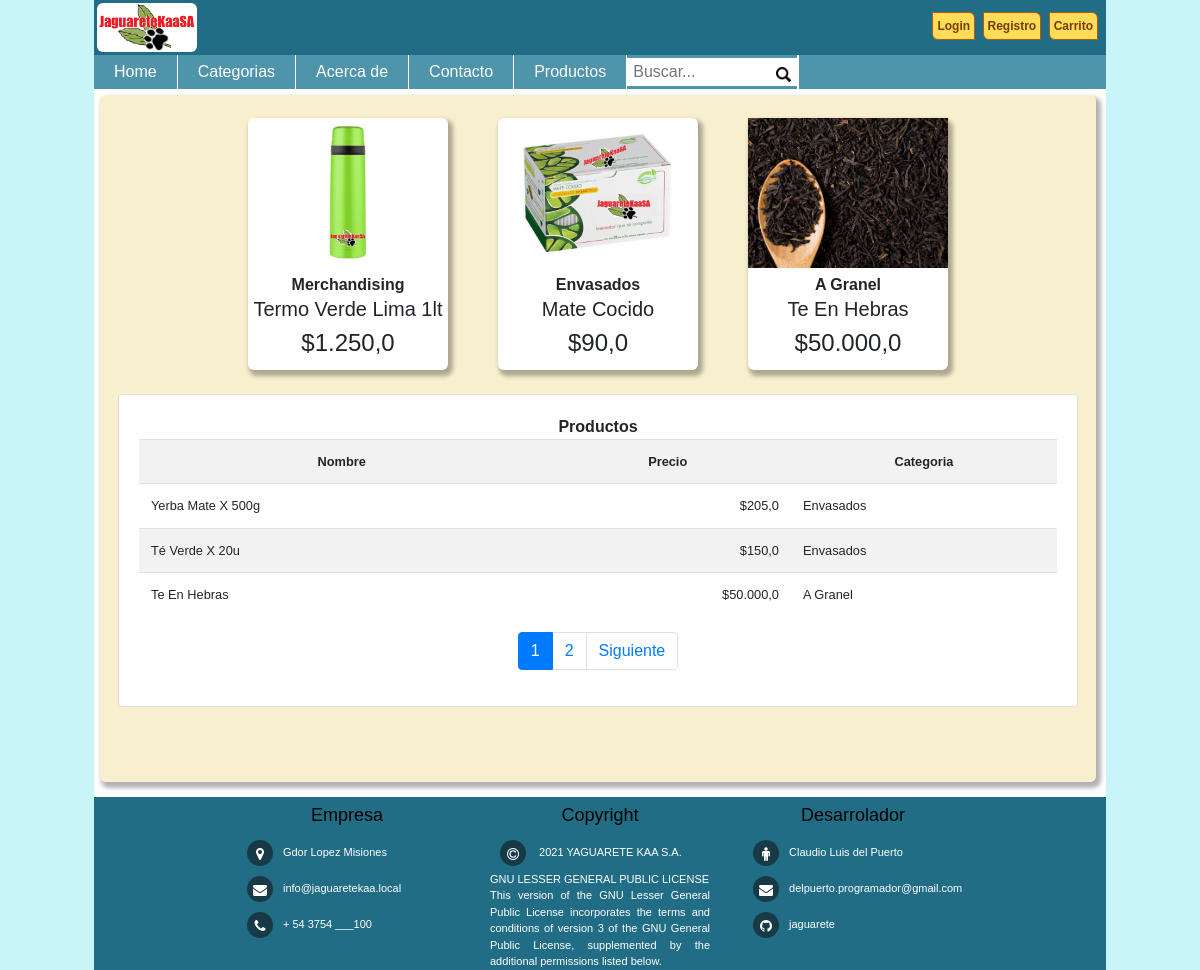
Before: / with the older database file.
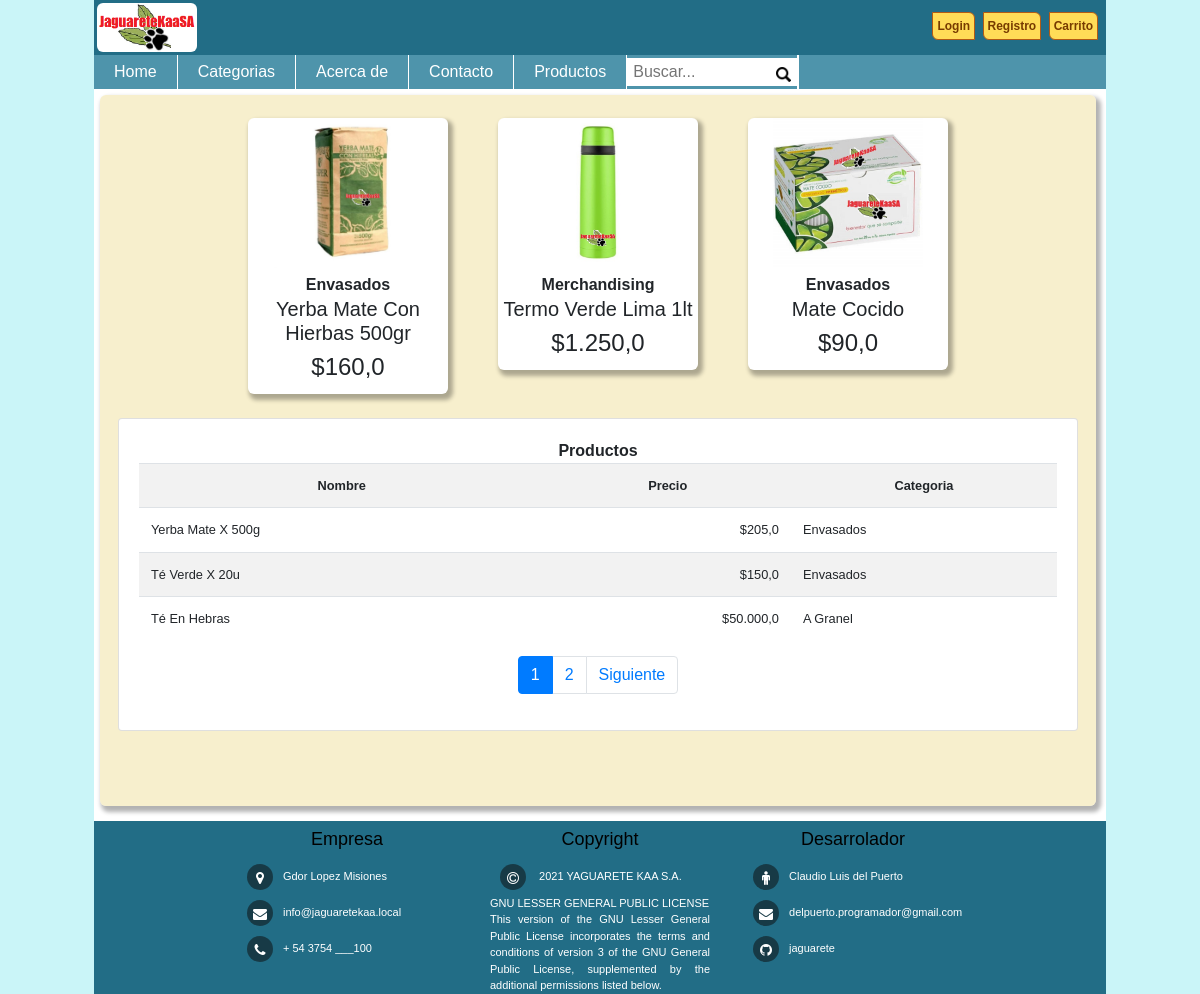
After: the same page with the newer database file.
### jaguareteAPP/models.py (models this page shows, shortened)
class Producto(models.Model):
    nombre      = models.CharField(max_length=50)
    precio      = models.FloatField(null=True)
    descripcion = models.TextField(null=True)
    nuevo       = models.BooleanField(default=False)
    categoria   = models.ForeignKey(Categoria, on_delete=models.PROTECT)
    imagen      = models.ImageField(upload_to="productos", null=True)

class Categoria(models.Model):
    nombre = models.CharField(max_length=50)
    def __str__(self):
        return self.nombre

### jaguareteAPP/views.py (the view)
# urls.py: path('', views.index, name="index"),
def index(request):
    productos = Producto.objects.all().order_by('-id')[:3]
    todos     = Producto.objects.all()
    page      = request.GET.get('page', 1)
    try:
        paginator = Paginator(todos, 3)
        todos     = paginator.page(page)
    except:
        raise Http404
    data = {
        'productos': productos,
        'entity': todos,
        'paginator': paginator
    }
    return render(request,"home/index.html", data)

### jaguareteAPP/templates/home/index.html
{% extends 'home/base.html' %}
{% block contenido %}
{% load humanize %}
<div class="container">
    <div class="productos">
                {% for p in productos %}
                <div class="producto">
                    <div class="contenedor_producto">
                        <div>
                            {% if p.imagen %}
                                <img src="{{ p.imagen.url }}" class="img-fluid" alt="imagen producto">
                            {% endif %}
                        </div>
                        <div class="detalle">
                            <b>{{ p.categoria | capfirst }}</b>
                            <h5>{{ p.nombre | title }}</h5>
                            <h4>${{ p.precio | intcomma }}</h4>
                        </div>
                    </div>
                </div>
                {% endfor %}
    </div>
</div>
<br>
<div class="container">
    <div class="card">
        <div class="card-body">
            <b>Productos</b>
            <table class="table small table-striped table-hover table-responsive-sm">
                <tr>
                    <th>Nombre</th>
                    <th>Precio</th>
                    <th>Categoria</th>
                </tr>
                {% for p in entity %}
                    <tr>
                        <td align="left" >{{p.nombre | title}}</td>
                        <td align="right">${{p.precio | intcomma}}</td>
                        <td align="left" >{{p.categoria}}</td>
                    </tr>
                {% endfor %}
            </table>
            <div>
                {% include 'home/paginator.html' %}
            </div>
        </div>
    </div>
</div>
<br>
<br>
<br>
{% endblock %}

### jaguareteAPP/templates/home/base.html (shortened to what this page needs)
<!DOCTYPE html>
<html lang="es">
<head>
    {% load static %}
    <link type="text/css" rel="stylesheet" href="{% static 'css/estilo.css' %}"/>
    <link rel="stylesheet" href="https://maxcdn.bootstrapcdn.com/bootstrap/4.0.0/css/bootstrap.min.css">
    <link type="text/css" rel="stylesheet" href="https://stackpath.bootstrapcdn.com/font-awesome/4.7.0/css/font-awesome.min.css"/>
</head>
<body class="bdyclss">
    <div class="encabezado">
        <div class="encaizq">
            <img src="{% static '/img/logo.png' %}" alt="JaguareteKaaSA" class="logomnu">
        </div>
        <div class="encader">
                {% if user.is_authenticated %}
                    <a href="{% url 'logout' %}">
                        <input type="button" value="Logout"  name="Btn_1" class="btnBase2">
                    </a>
                {% else %}
                    <a href="{% url 'login' %}">
                        <input type="button" value="Login"   name="Btn_1" class="btnBase2">
                    </a>
                {% endif %}
                <a href="{% url 'registro' %}">
                    <input type="button" value="Registro" name="Btn_2" class="btnBase2">
                </a>
                <input type="button" value="Carrito"  name="Btn_3" class="btnBase2" onclick="Btn_3();">
        </div>
    </div>
    <header>
        <nav class="menu">
            <ul>
                <li><a href="{% url 'index' %}">Home</a></li>
                <li><a href="{% url 'listar_categorias' %}">Categorias</a></li>
                <li><a href="{% url 'acerca' %}">Acerca de</a></li>
                <li><a href="{% url 'contacto' %}">Contacto</a></li>
                <li><a href="{% url 'listar_productos' %}">Productos</a></li>
                <li>
                    <div class="buscador">
                        <form action="#">
                            <input type="text" class="buscar" name="busk" id="busk" placeholder="Buscar..." title="Ingrese la busqueda y pulse Enter" onkeyup="if(event.keyCode == 13)busqueda();">
                            <input type="image" src="{% static '/img/lupa.png' %}" class="image_buscar">
                        </form>
                    </div>
                </li>
            </ul>
        </nav>
    </header>
    <div class="cuerpobg">
    <section class="cuerpo" id="cuerpo">
    {% block contenido %}
    {% endblock %}
    </section>
    </div>
    <footer class="footer">
        <div class="footer-left">
            <h3>Empresa</h3>
            <p class="pleft"> <i class="fa fa-map-marker"></i>Gdor Lopez Misiones   </p>
            <p class="pleft"> <i class="fa fa-envelope"></i><a href="mailto:info@jaguaretekaa.local">info@jaguaretekaa.local</a> </p>
            <p class="pleft"> <i class="fa fa-phone"></i>+ 54 3754 ___100           </p>
        </div>
        <div class="footer-center">
            <h3>Copyright </h3>
            <p class="pleft"> <i class="fa fa-copyright"></i> <a href="https://www.gnu.org/licenses/lgpl-3.0.txt">2021 YAGUARETE KAA S.A.</a></p>
            <p class="pleft"> <a href="https://www.gnu.org/licenses/lgpl-3.0.txt">GNU LESSER GENERAL PUBLIC LICENSE</a> </p>
            <p class="pjust"> This version of the GNU Lesser General Public License incorporates
                the terms and conditions of version 3 of the GNU General Public
                License, supplemented by the additional permissions listed below. </p>
        </div>
        <div class="footer-right">
            <h3>Desarrolador</h3>
            <p class="pleft"><i class="fa fa-male"></i>Claudio Luis del Puerto</p>
            <p class="pleft"> <i class="fa fa-envelope"></i><a href="mailto:delpuerto.programador@gmail.com">delpuerto.programador@gmail.com</a> </p>
            <p class="pleft"> <i class="fa fa-github"></i><a href="https://github.com/delpuerto/jaguarete" target="_blank">jaguarete</a> </p>
        </div>
    </footer>
</body>
</html>

### jaguareteAPP/templates/home/paginator.html (shortened to what this page needs)
{% if paginator.num_pages > 1%}
<div class="d-flex justify-content-center">
    <ul class="pagination">
        {% for page in paginator.page_range %}
            {% if page < 7 or page == entity.number %}
            <li class="page-item {% if page == entity.number %}active{% endif %}">
                <a class="page-link" href="?page={{ page }}#pagtable">{{ page }}</a>
            </li>
            {% endif %}
        {% endfor %}
        {% if entity.has_next %}
            <li class="page-item d-none d-sm-block">
                <a class="page-link" href="?page={{ entity.next_page_number }}#pagtable">Siguiente</a>
            </li>
        {% endif %}
    </ul>
</div>
{% endif %}

### jaguareteAPP/static/css/estilo.css (style rules this page uses)
body { margin: 0 auto; font-family: sans-serif; background-color: rgb(202, 245, 248); max-width: 1012px; }
.bdyclss { margin: 0 auto; font-family: sans-serif; background-color: rgb(202, 245, 248); max-width: 1012px; }
header { width: 100%; background: #4E94AB; }
.menu ul { margin: 0; list-style: none; padding: 0; display: flex; }
.menu li { border-right: 1px solid #FFF; }
.menu li a { display: block; padding: 5px 20px; color: #FFF; text-decoration: none; }
.buscador { background-color: #FFF; margin-top: 3px; padding: 4px; height: 28px; width: 170px; }
input.buscar { border: 1px; width: 140px; position: relative; background: transparent; outline: none; bottom: 4px; padding: 2px; }
input.image_buscar { width: 15px; border: 0px; position: relative; top:1px; }
.footer { width: 100%; background: #226d86; box-sizing: border-box; text-align: center; font-size: 11px; font-weight: 500; min-height: 165px; }
.footer a { text-decoration: none; color: #FFF; }
.footer .footer-left, .footer .footer-center, .footer .footer-right { display: inline-block; vertical-align: top; padding: 0 15px; font-size: 11px; color: #FFF; width: 250px; }
.footer i { width: 26px; height: 26px; border-radius: 50%; text-align: center; line-height: 28px; margin: 5px 10px; vertical-align: middle; background: rgba(14, 13, 13, 0.527); font-size: 14px; }
.pleft { text-align: left; align-self: flex-start; padding: 0; margin: 0; }
.pjust { text-align: justify; padding: 0; margin: 0; }
.footer h3 { color: black; font-family: Arial, Helvetica, sans-serif; font-size: large; margin: 0; padding: 8px; }
.cuerpo { width: 100%; background-color: rgba(243, 232, 182, 0.678); padding: 3px; margin-top: 6px; margin-left: 6px; margin-right: 10px; margin-bottom: 15px; min-height: calc(100vh - 281px); box-shadow: 3px 4px 4px 2px rgba(0, 0, 0, 0.3); border-radius: 6px 6px 6px 6px; }
.cuerpobg { display: flex; background-color: white; margin: 0; padding: 0; }
.logomnu { max-width: 100px; border-radius: 6px 6px 6px 6px; margin: 3px; }
.encabezado { width: 100%; min-height: 54px; margin: 0; padding: 0; background: #226d86; color: #FFF; font-weight: bold; font-family: Arial, Helvetica, sans-serif; display: flex; }
.encabezado .encaizq { display: inline-block; vertical-align: top; padding: 0; margin: 0; }
.encabezado .encader { display: inline-block; width: 90%; padding: 0; margin-right: 5px; text-align: right; }
.btnBase2 { background-color:#ffdc57; border:1px solid #b25a14; border-radius:0 6px 0 6px; font-weight:bold; font-size: 12px; color:#773b00; padding:4px; margin-top: 12px; margin-right: 3px; }
.container { text-align: center; }
.productos { display: inline-flex; flex-wrap: wrap; align-content: center; text-align: center; }
.producto { width: 250px; margin-top: 20px; }
.producto img { height: auto; min-height: 150px; max-height: 150px; object-fit: cover; }
.producto .detalle { padding: 5px; }
.producto .contenedor_producto { background-color: white; width: 80%; margin: auto; border-radius: 6px 6px 6px 6px; box-shadow: 3px 4px 4px 2px rgba(0, 0, 0, 0.3); }

Changed rows visible on the page:
no longer on one of the page's lists (row edited): Producto: categoria "A Granel", nombre "Te En Hebras", precio "50.000,0"
added Producto: imagen (picture), categoria "Envasados", nombre "Yerba Mate Con Hierbas 500gr", precio "160,0"
changed Producto "A Granel": nombre "Te En Hebras" → "Té En Hebras"
